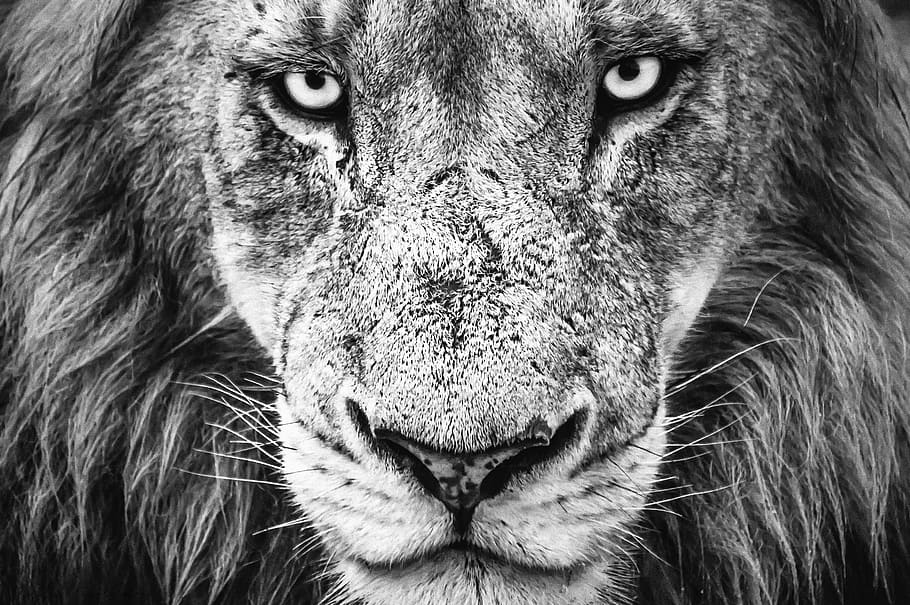
#> input picture fig_3.jpeg, 910 x 605 px
$ python image_data_test2.py
#> lines starting #> are read from the running program, lines starting #| are printed output that depends on the picture
import matplotlib.pyplot as plt
import numpy as np
import sys

# Load in the image you want to compress
img = plt.imread('fig_3.jpeg')
#> img is the input picture: shape (605, 910, 3); min 0, max 255, mean 112.6

# Make subplots and add original image
fig, axs = plt.subplots(2, 3)
axs[0, 0].imshow(img)
axs[0, 0].set_title('Original Image')
axs[0, 0].axis('off')

# This takes the average across the RGB scale converting it to a "grey scale" needed to perform the FFT
img = np.mean(img, -1)
#> img: shape (605, 910) float64

# Add grey scale image to subplot
axs[0, 1].imshow(img)
axs[0, 1].set_title("'Grey Scale' Image")
axs[0, 1].axis('off')

print(img.dtype)
#| float64

# Perform a 2-D FFT on the image
fft = np.fft.fft2(img)
print(fft.dtype)
#| complex128

fft = fft.astype(np.complex64)


# Print the size of the image after the FFT but before compression
print("The size before compression: {}".format(sys.getsizeof(fft)))
#| The size before compression: 4404528
print()

# Sort the FFT by absolute value after re-sizing the matrix to make it a n x 1 matrix
sortedfft = np.sort(np.abs(fft), axis=None)[::-1]

# Loop over each amount of compression we want and make counters for subplots
amount_compression = [0.1, 0.05, 0.025, 0.0125]
subplotindex_x = 2
subplotindex_y = 0
for i in amount_compression:
    # Make a threshold matrix where any value you want will be larger than the value in this
    thresh = sortedfft[int(i*len(sortedfft))]

    # Create new logical matrix where values are 1 if over threshold and 0 if not
    logical = np.abs(fft) > thresh

    # Dot product the FFT matrix and logical matrix to get compressed version of FFT matrix
    compressedfft = fft * logical

    # Print how large the actual compression is
    print("The size after compression of {}%: {}".format(i*100, sys.getsizeof(compressedfft)))
    print("This is {:.2f}% of the original size".format(sys.getsizeof(compressedfft)/sys.getsizeof(fft) * 100))
    print()


    print(fft.dtype)
    # Invert back to image and show it
    new_img = np.fft.ifft2(compressedfft).real

    # Add to subplot and give labels
    axs[subplotindex_y, subplotindex_x].imshow(new_img)
    axs[subplotindex_y, subplotindex_x].set_title('Image compressed to {}%'.format(i*100))
    axs[subplotindex_y, subplotindex_x].axis('off')

    if subplotindex_y == 0:
        subplotindex_y = 1

    subplotindex_x += 1

    if subplotindex_x == 3:
        subplotindex_x = 0
#> this loop made 4 passes
#> thresh on passes 1 to 4: 48238.1, 65426.4, 85215.8, 110984.7
#| The size after compression of 10.0%: 4404528
#| This is 100.00% of the original size
#| The size after compression of 5.0%: 4404528
#| This is 100.00% of the original size
#| The size after compression of 2.5%: 4404528
#| This is 100.00% of the original size
#| The size after compression of 1.25%: 4404528
#| This is 100.00% of the original size
#> pass 1, `logical = np.abs(fft) > thresh`:
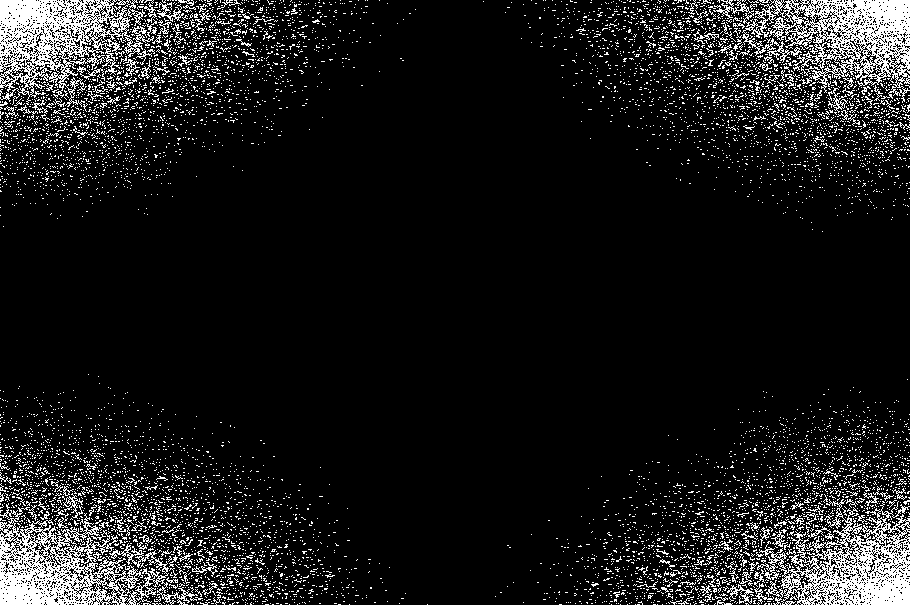
#> logical: shape (605, 910) bool; 10% white in thin lines or dots
#> pass 1, `new_img = np.fft.ifft2(compressedfft).real`:
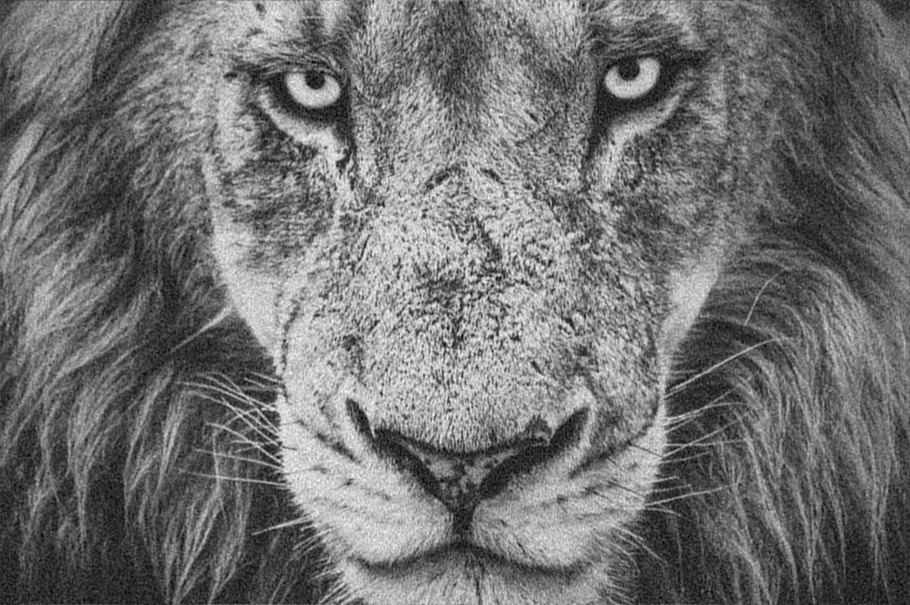
#> new_img: shape (605, 910) float64; min -41.69, max 304.6, mean 112.6; drawn with min black and max white
#> pass 2, `logical = np.abs(fft) > thresh`:
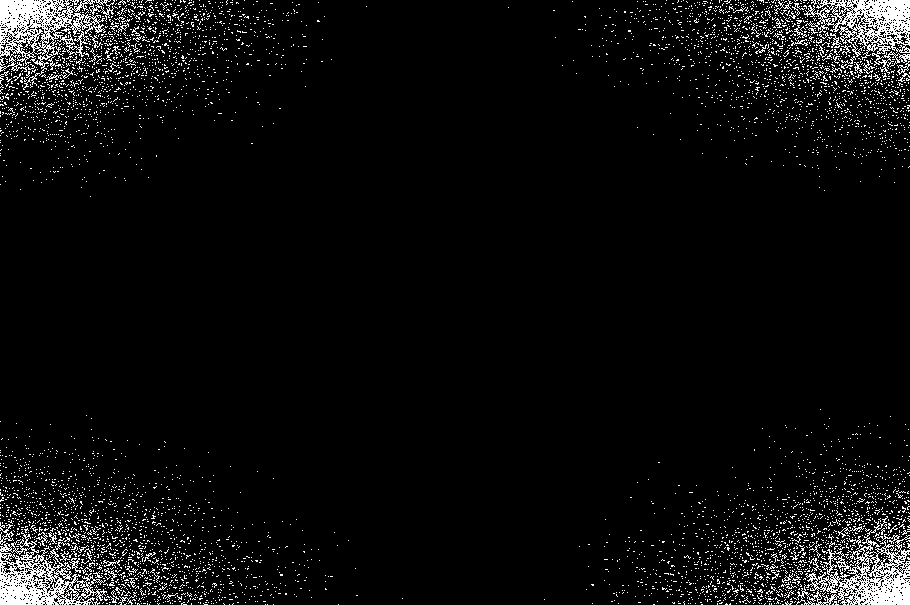
#> logical: shape (605, 910) bool; 5% white in thin lines or dots
#> after the loop, subplotindex_x = 0; subplotindex_y = 1

plt.show()
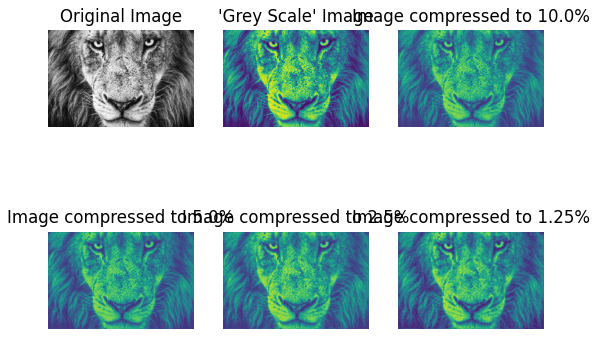
#> figure drawn by matplotlib, 6 panels

print(sys.getsizeof(compressedfft))
#| 4404528
print(sys.getsizeof(fft))
#| 4404528
